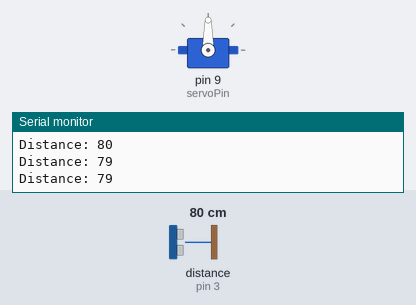
This sketch was run on a simulated Arduino Uno, built with avr-gcc and run on an emulated ATmega328P. Parts: servo, the last lines printed to the serial monitor. Wiring (inferred from the names in the program): ultrasonic range finder: trigger pin 2; echo pin 3. The inputs (shaded band) are chosen by the test bench; at power-on: distance to the obstacle (sensor on pin 3) 80 cm. The echo pulse lasts 58.3 µs per cm.

Above: at 1.3 s.
1.4 s: distance to the obstacle (sensor on pin 3) set to 12 cm
2.9 s: distance to the obstacle (sensor on pin 3) set to 9 cm
At 3.47 s:
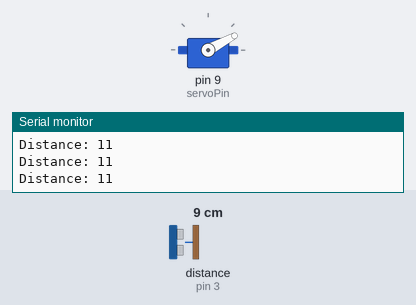
At 8.8 s:
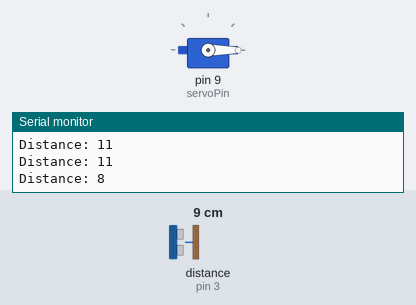
Timing chart, 0 to 11.9 s (numbered marks = the images above; inputs shaded):
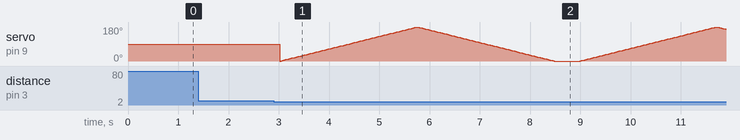

Measured:
- the behaviour switches between 11 and 10 cm on distance to the obstacle (sensor on pin 3) (found by bisection; images 0 and 1)

The sketch:

Ultrasonico.ino
```cpp
#include <Servo.h>

#define trigPin 2
#define echoPin 3
#define servoPin 9

Servo myservo;
int pos = 0;

void setup() {
  Serial.begin(9600);
  myservo.attach(servoPin);
  pinMode(trigPin, OUTPUT);
  pinMode(echoPin, INPUT);
}

void loop() {
  long duration, distance;
  digitalWrite(trigPin, LOW);
  delayMicroseconds(2);
  digitalWrite(trigPin, HIGH);
  delayMicroseconds(10);
  digitalWrite(trigPin, LOW);
  duration = pulseIn(echoPin, HIGH);
  distance = (duration / 2) / 29.1;

  if (distance < 10) {
    for (pos = 0; pos <= 180; pos += 1) {
      myservo.write(pos);
      delay(15);
    }
    for (pos = 180; pos >= 0; pos -= 1) {
      myservo.write(pos);
      delay(15);
    }
  }
  Serial.print("Distance: ");
  Serial.println(distance);
  delay(500);
}
```
